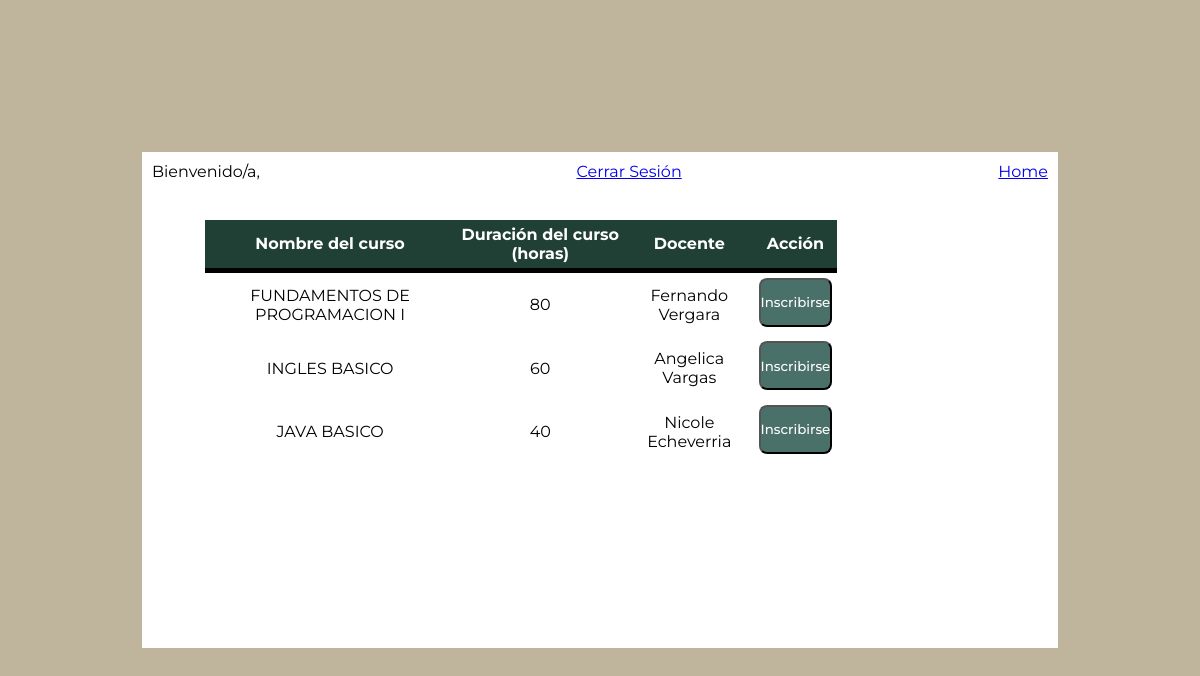
The app's page /inscripcion.php with its own data.
### tables this page shows
CREATE TABLE `curso` (
  `idCurso` int(11) NOT NULL,
  `nombre_curso` varchar(60) NOT NULL,
  `duracion_horas` int(11) NOT NULL,
  `idDocente` int(11) NOT NULL
);

### inscripcion.php (the view, shortened to what this page needs)
<?php
require_once "scripts/conexion.php";
$querycursos = mysqli_query($conn, "select c.idCurso, c.nombre_curso, c.duracion_horas,concat(d.nombre,' ',d.apellido) as Docente from curso c INNER join docente d on d.idDocente = c.idDocente");
?>
<!DOCTYPE html>
<html lang="en">
<head>
    <link rel="stylesheet" href="styles/style.css">
</head>
<body>
    <div class="container_exito">
        <div class="forms_container_exito">
            <div class="header_usuario">
                <span>Bienvenido/a, <?= $_SESSION["nombre"] . " " . $_SESSION["apellido"]; ?></span>
                <a href="index.html">Cerrar Sesión</a>
                <a href="logExito.php">Home</a>
            </div>
            <div class="form_inscripcion">
                <form action="scripts/inscribir.php" method="POST">
                    <table>
                        <thead>
                            <tr>
                                <th>Nombre del curso</th>
                                <th>Duración del curso (horas)</th>
                                <th>Docente</th>
                                <th>Acción</th>
                            </tr>
                        </thead>
                        <?php
                        while ($rs = mysqli_fetch_array($querycursos)) {
                            echo "<tr>"
                                . "<td>" . $rs['nombre_curso'] . "</td>"
                                . "<td>" . $rs['duracion_horas'] . "</td>"
                                . "<td>" . $rs['Docente'] . "</td>"
                                . "<td>" . "<button type='submit' name='Curso' value=" . $rs['idCurso'] . ">Inscribirse</button>" . "</td>"
                                . "<tr>";
                        }
                        ?>
                    </table>
                </form>
            </div>
        </div>
    </div>
</body>
</html>

### styles/style.css (style rules this page uses)
* { margin: 0; padding: 0; box-sizing: border-box; font-family: "Montserrat", sans-serif; }
:root { --color-primary: #204035; --color-secondary: #4A7169; --color-background: #BEB59C; --color-background-form: #ffffff; --color-text-primary: #49271B; --color-text-secondary: #49271B; --color-border: #cdcdcd; --color-button-text: #fff; --color-title: #f7f3fa; }
body { display: flex; justify-content: center; align-items: center; width: 100%; height: 100vh; background-color: var(--color-background); }
form { padding: 1.8rem; }
form button { width: 100%; padding: 0.9rem 0; background-color: var(--color-secondary); color: var(--color-button-text); font-weight: 500; border-radius: 0.5rem; margin-bottom: 0.3rem; cursor: pointer; }
.container_exito { display: grid; grid-template-columns: 4.2fr; align-items: center; width: 57.25rem; height: 31rem; }
.forms_container_exito { flex-direction: column; align-items: center; justify-content: center; height: 100%; width: 100%; background-color: var(--color-background-form); overflow: hidden; }
.header_usuario { padding: 10px; justify-content: space-between; display: flex; }
.form_inscripcion { display: grid; align-items: center; justify-content: center; }
table { width: 80%; text-align: center; border-collapse: collapse; }
table th,td { padding: 5px; }
table thead { background-color: var(--color-primary); border-bottom: solid 5px black; color: var(--color-background-form); }

### records on screen
curso: nombre_curso "FUNDAMENTOS DE PROGRAMACION I", duracion_horas "80", Docente "Fernando Vergara", $rs['idCurso'] 1 (drawn)
curso: nombre_curso "INGLES BASICO", duracion_horas "60", Docente "Angelica Vargas", $rs['idCurso'] 2 (drawn)
curso: nombre_curso "JAVA BASICO", duracion_horas "40", Docente "Nicole Echeverria", $rs['idCurso'] 3 (drawn)
